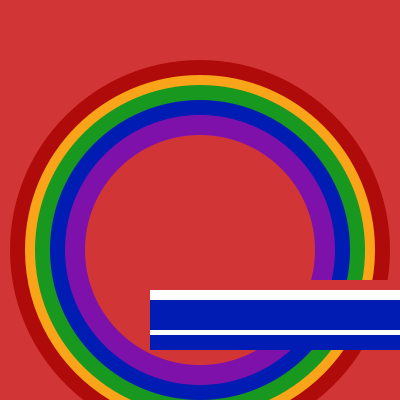
Frame 1 (no input)
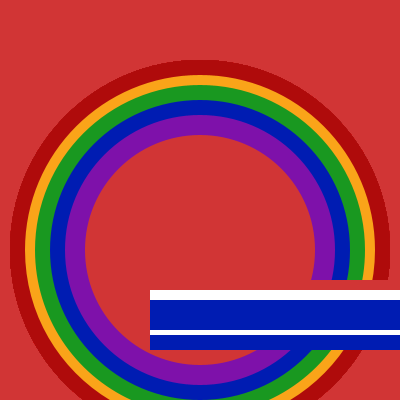
Frame 60 (the mouse pressed at the canvas centre just before this capture)
Frame 120 (the mouse held since frame 60 and released just before this capture): identical to frame 60, image omitted

The Processing sketch that drew these frames (run headless with seeded random() and noise(); from frame 60 on, the mouse is pressed at the canvas centre):

// Processing sketch: processing_1587
// ── processing_1587.pde

void setup(){ 
  size(400,400); //kırmızı boyayı al
  background(209,53,53); //almış olduğun boya ile ekranı kırmızıya boya
  noStroke(); 



}

void draw(){ 
  fill(175,11,11);//koyu pembe renk al
  ellipse(200,250,380,380);//almış olduğun pembe renkle ekranın tam ortasına büyük bir daire çiz

  fill(250,164,25);//sarı ren al
  ellipse(200,250,350,350);//dairenin içine küçük bir daire çiz

  fill(25,152,32);//yeşil renk al
  ellipse(200,250,330,330);

  fill(0,28,178);//mavi renk al
  ellipse(200,250,300,300);

  fill(126,17,170);//mor renk al
  ellipse(200,250,270,270);

  fill(209,53,53);//kırmızı renk al
  ellipse(200,250,230,230);

  fill(0,28,178);//mavi renk al
  rect(150,280,330,70);//çizmiş olduğun daireleri parelel kesecek şekilde diktörtgeni çiz

  fill(209,53,53);//kırmızı renk al
  rect(150,280,330,10);//mavi çizginin en üstüne gelecek şekilde çiz

  fill(255,255,255);//beyaz renk al
  rect(150,290,330,10);//almış olduğun beyaz renkle kırmızı ve mavi boyayı ayır

  fill(255,255,255);//beyaz boyayı al
  rect(150,330,330,5);//mavi diktörtgeni ortalayacak biçimde ayır


} 
